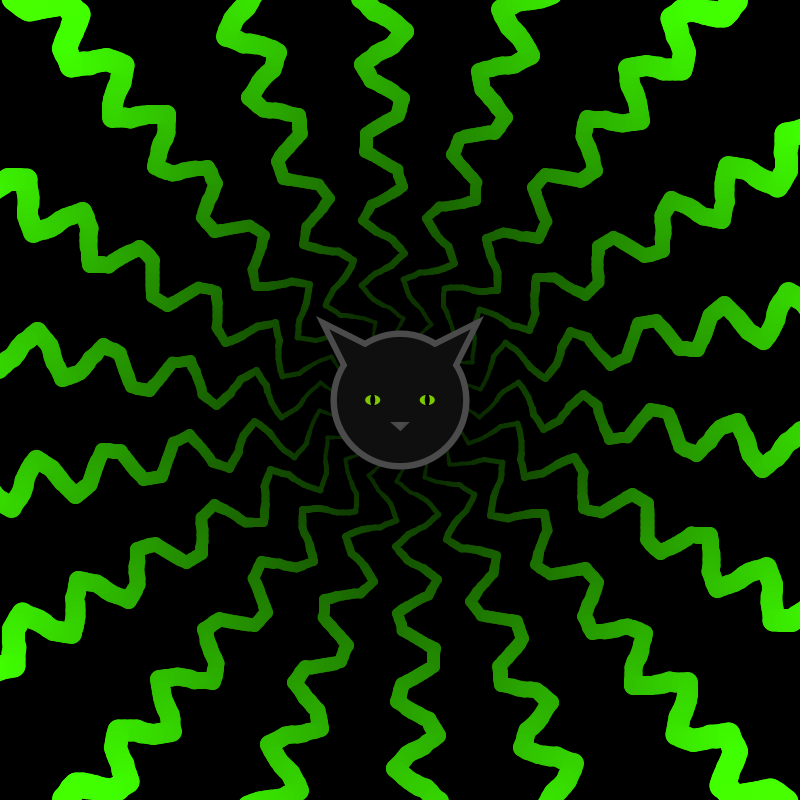
Frame 1 (no input)
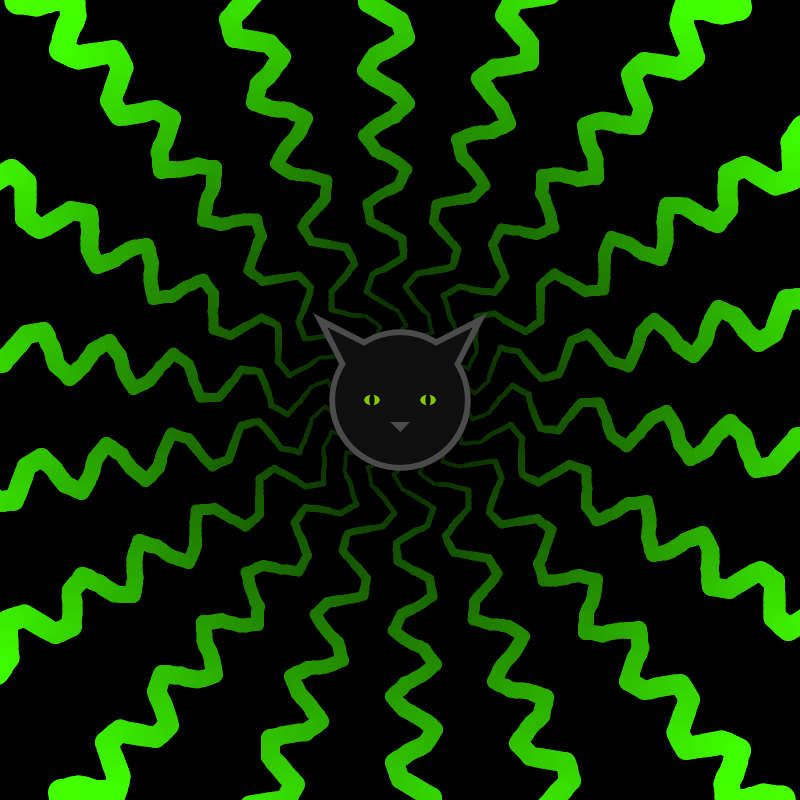
Frame 60 (the mouse pressed at the canvas centre just before this capture)
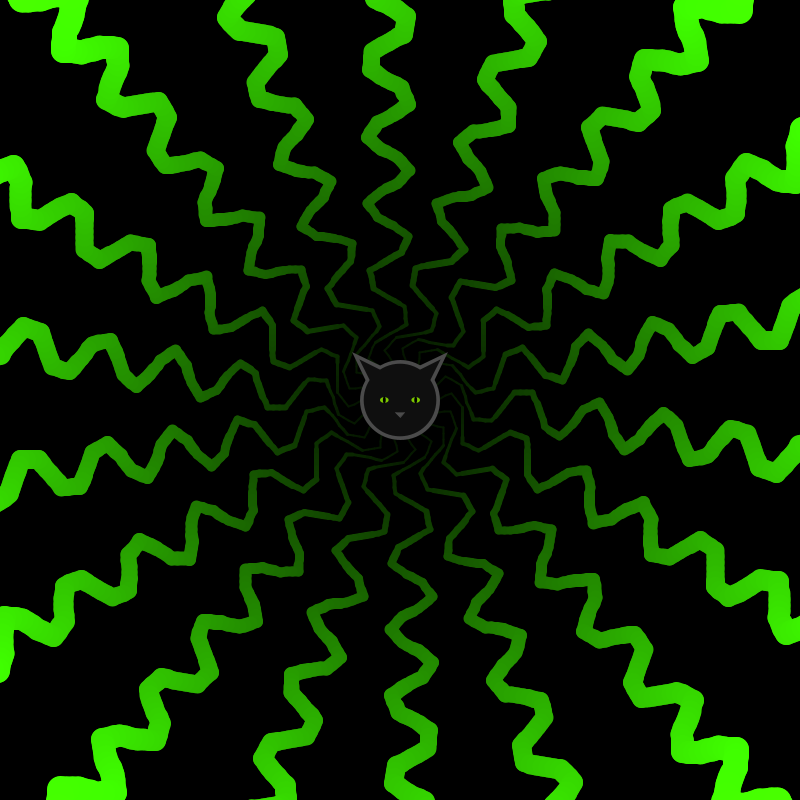
Frame 120 (the mouse held since frame 60 and released just before this capture)

The Processing sketch that drew these frames (run headless with seeded random() and noise(); from frame 60 on, the mouse is pressed at the canvas centre):

// Processing sketch: processing_184066
// ── processing_184066.pde

Arm[] segments = new Arm[150];

float headSize = 1;
float headGrow = .1;
float headEase = 1;
int blinkdel = 25;


void setup(){
  size(800,800);
  background(255);
  

  
  for(int i = 0; i < segments.length; i++){

    segments[i] = new Arm(width/2,height/2,0+(i/5),0+(i/3));
  
  }
  
}

  void draw()
  {
  
//  noCursor();
  background(0);
  

  
  

  for(int i = 0; i < segments.length; i++){

    if(i > 1){
     float px = segments[i-1].folX;
     float py = segments[i-1].folY;    
     segments[i].update(px,py);     
    }else{
     segments[i].update(0,0);
    } 
//  segments[i].display(100,15,width/2,height/2);  //visual 
  }
  
  
  for(int i = 0; i < segments.length; i++){
  
    for(int j = 0; j < 360; j+= 20){
    
  segments[i].display(i,0,width/2,height/2,j);  //visual
    }

  
  }
  
  headSize+=headGrow;
  if(headSize >= 1.5){
    headGrow = -.01;
  }
  if(headSize <= .5){
    headGrow = .01;
  }
  
  headEase += (headSize - headEase) * .1;
  
  float rando = random(250);
  int blink = 10;
  blinkdel++;

  if(rando <= 1){
    blinkdel = 0;
  }
  if(blinkdel < 15){
    blink = 0;
  }else{
    blink = 10;
  }
  
 
 kittyHead(width/2,height/2,headEase,blink);

  
} 

void kittyHead(int x, int y, float s, int b){ 

  pushMatrix();
  translate(x,y);
  scale(s);
  fill(15);
  stroke(75);
  strokeWeight(12);
  ellipse(0,0,125,125);
  triangle(-70,-70,-30,-50,-50,-30);
  triangle(70,-70,30,-50,50,-30);
  
  noStroke();
  ellipse(0,0,125,125);
  triangle(-70,-70,-30,-50,-50,-30);
  triangle(70,-70,30,-50,50,-30);
  
  fill(125,200,0);
  ellipse(-27,0,15,b);
  ellipse(27,0,15,b);
  
  fill(0);
  ellipse(-27,0,5,b+2);
  ellipse(27,0,5,b+2);
  
  stroke(75);
  strokeWeight(1);
  fill(75);
  triangle(-8,22,0,30,8,22);
  
  popMatrix();
  noStroke();

  
}

class Arm{
  
  PVector loc = new PVector();
  float a = 6;
  
  float sinAngle;
  
  float cX;
  float cY;
  float cX2;
  float cY2;

  float plo = 0;
  float ploCol;
  
  float folX;
  float folY;
  float easing = .75;
  
  float radius;

  
  Arm(float tx, float ty, float tr, float tsa){
    
    loc.x = tx;
    loc.y = ty;
    radius=tr;
    sinAngle = tsa;
    
  }
  
  void update(float tx, float ty){
    
    
    loc.x = tx;
    loc.y = ty;
    
    float sinval = sin(sinAngle);  
    float wave = map(sinval, -1, 1, -width*2, width*2);
    sinAngle += .1;
    
    float angle = atan2(height,wave);
    cX = (a * cos(angle)) + loc.x;
    cY = (a * sin(angle)) + loc.y;
    
    folX = cX;
    folY = cY;
    
    
  }
  
  void display(int c, int l, float tx, float ty, float tr){
    pushMatrix();
 
    translate(tx,ty);
    rotate(radians(tr));
    stroke(c/2,c*2,0);
    strokeWeight(radius+l);
    line(loc.x,loc.y,folX,folY);
    popMatrix();
    
  }
  
}
